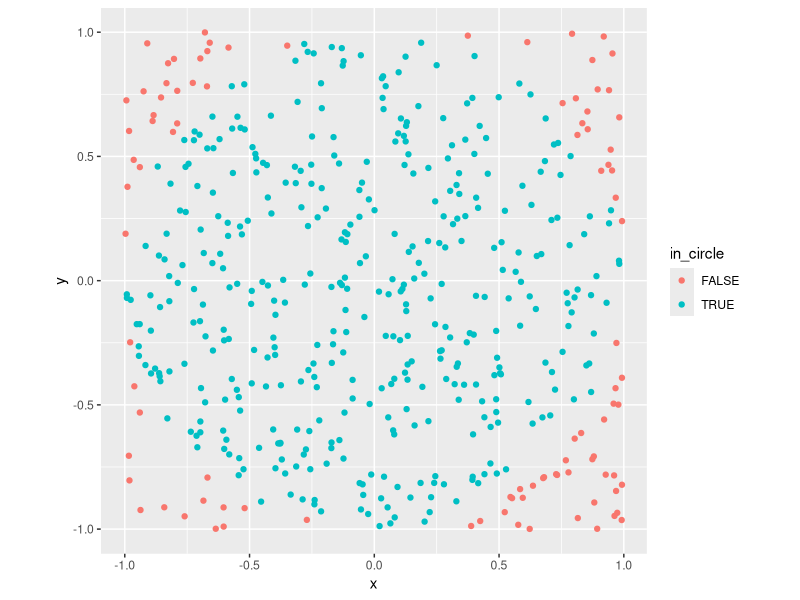
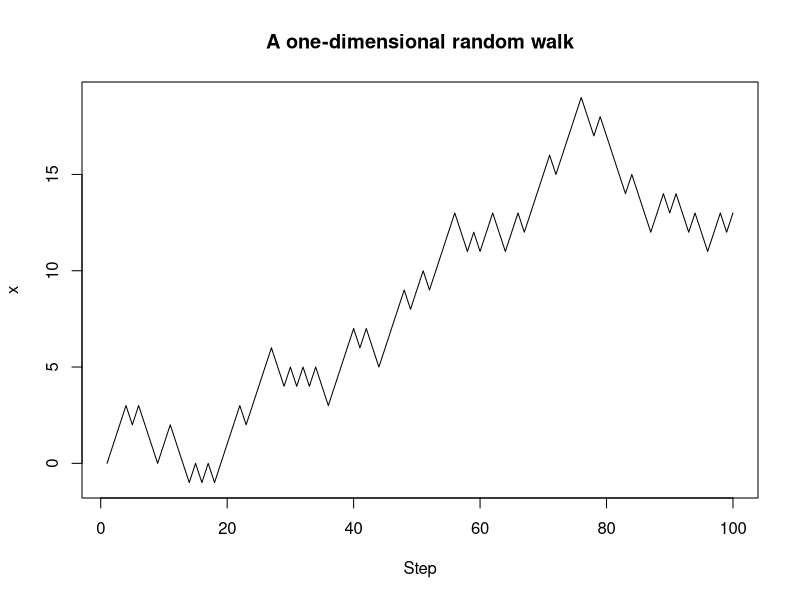
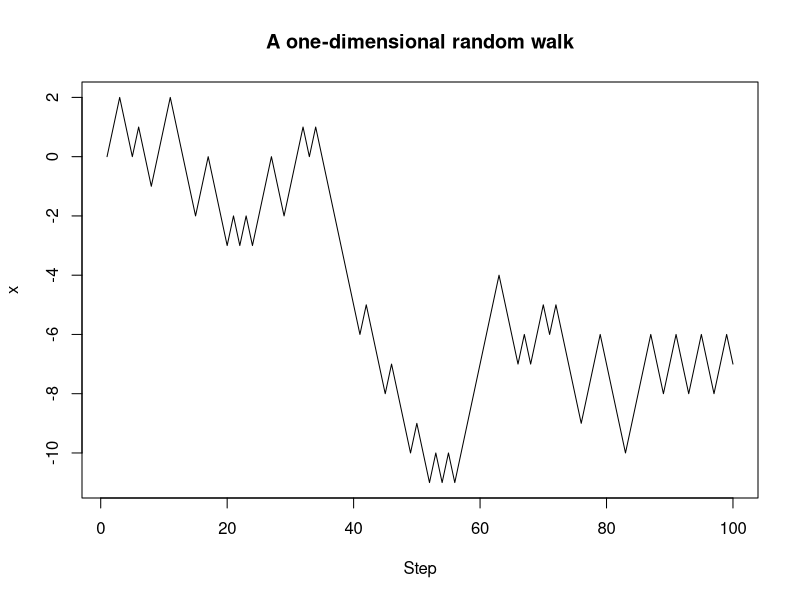
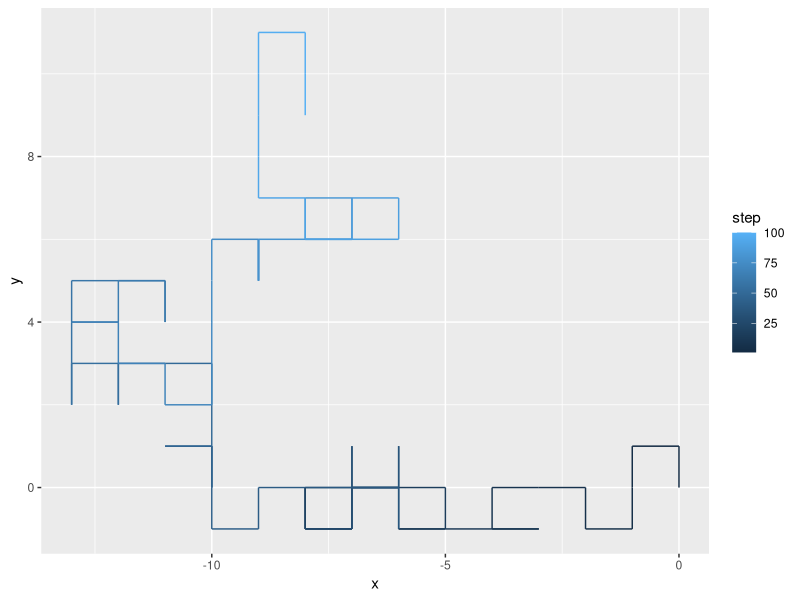
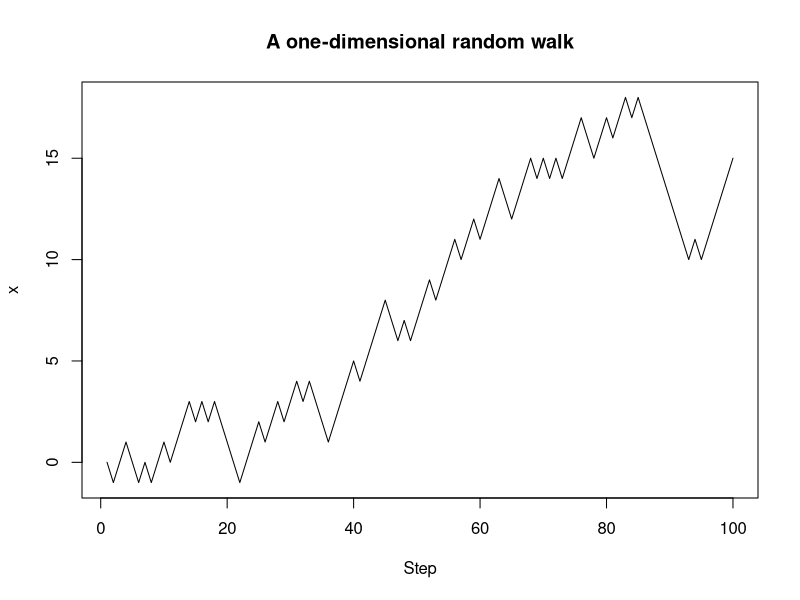
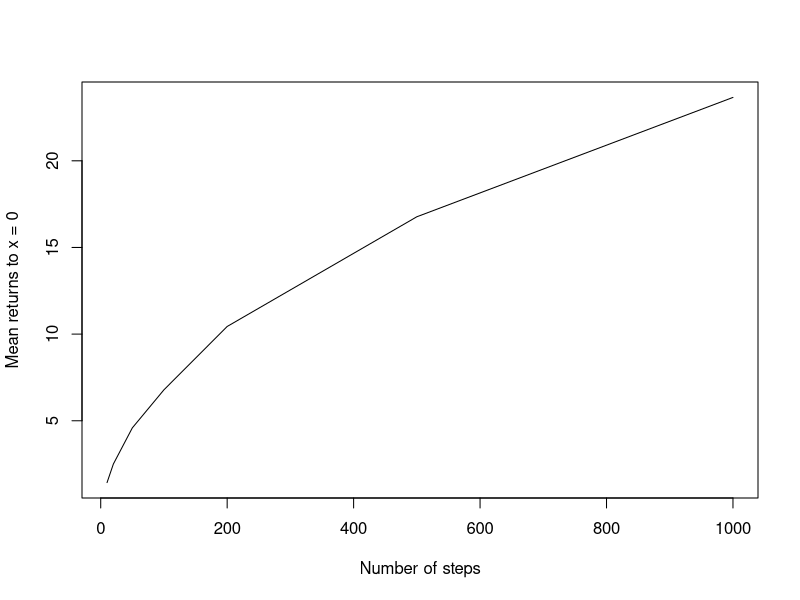
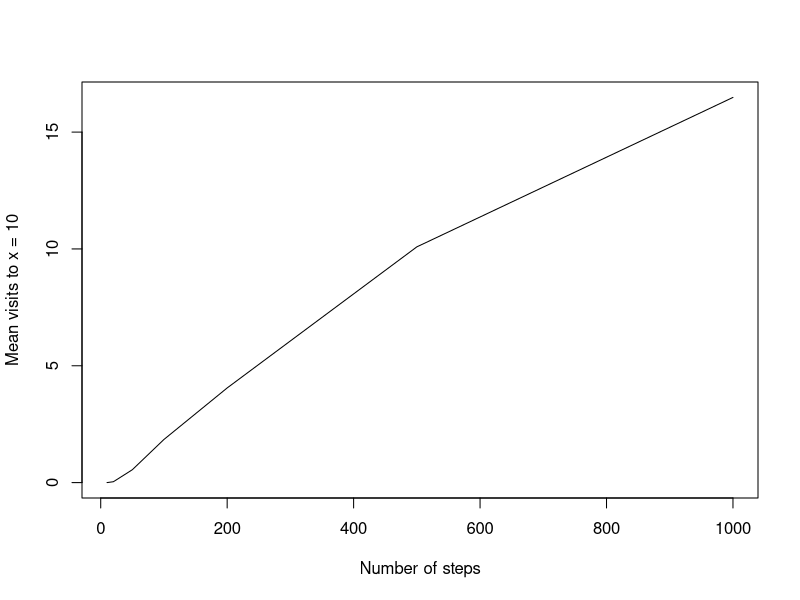
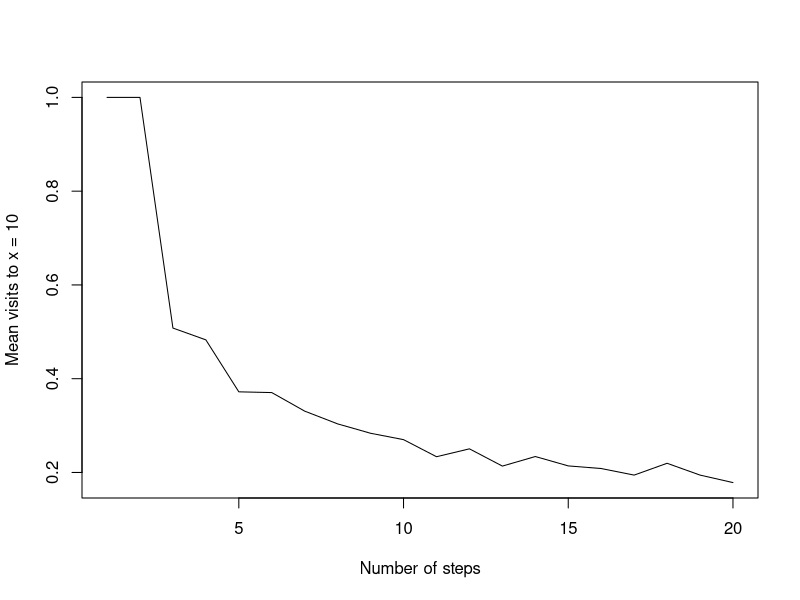

R code for these plots, in order:
## ---- chunk 1
#| echo: FALSE
#| eval: TRUE
#| cache: TRUE
#| message: FALSE
#| warning: FALSE
library(tidyverse)
library(ggplot2)
random_points <- data.frame(x = runif(500, -1, 1),
                            y = runif(500, -1, 1))
random_points <- random_points |>
  mutate(in_circle = x^2 + y^2 < 1)
ggplot(random_points, aes(x = x, y = y, color = in_circle)) + 
  geom_point() +
  theme(aspect.ratio=1)
## ---- chunk 2
#| echo: TRUE
#| eval: TRUE
#| cache: TRUE
#| message: FALSE
#| warning: FALSE
random_points <- data.frame(x = runif(500, -1, 1),
                            y = runif(500, -1, 1))
random_points <- random_points |>
  mutate(in_circle = x^2 + y^2 < 1)
random_points |> summarize(pi_est = 4 * mean(in_circle))
## ---- chunk 3
#| echo: TRUE
#| eval: TRUE
#| cache: TRUE
set.seed(123)
n_steps <- 100
x <- numeric(n_steps)
x[1] <- 0
for (i in 2:n_steps) {
  x[i] <- x[i - 1] + sample(c(1, -1), 1)
}
## ---- chunk 4
#| echo: TRUE
#| eval: TRUE
#| cache: TRUE
plot(1:n_steps, x, type = "l",
     xlab = "Step", ylab = "x",
     main = "A one-dimensional random walk")
## ---- chunk 5
#| echo: TRUE
#| eval: TRUE
#| cache: TRUE
take_step <- function() {
  return(sample(c(1, -1), 1))
}
walk_randomly <- function(n_steps, start = 0) {
  if (n_steps <= 1) {
    return(start)
  }
  x <- c(start, 
         walk_randomly(n_steps - 1, start + take_step()))
  return(x)
}
## ---- chunk 6
#| echo: TRUE
#| eval: TRUE
#| cache: TRUE
plot(1:100, walk_randomly(100), type = "l",
     xlab = "Step", ylab = "x",
     main = "A one-dimensional random walk")
## ---- chunk 7
#| echo: TRUE
#| eval: TRUE
#| cache: TRUE
take_step_2d <- function() {
  steps <- rbind(c(0, 1),
                 c(0, -1), 
                 c(1, 0),
                 c(-1, 0))
  return(steps[sample(1:4, 1), ])
}
walk_randomly_2d <- function(n_steps, start = c(0, 0)) {
  if (n_steps <= 1) {
    return(start)
  }
  x <- rbind(start, 
             walk_randomly_2d(n_steps - 1, start + take_step_2d()))
  rownames(x) <- NULL
  return(x)
}
## ---- chunk 8
n_steps <- 100
coords <- walk_randomly_2d(n_steps)
coords
## ---- chunk 9
#| echo: TRUE
#| eval: TRUE
#| cache: TRUE
library(ggplot2)
coords_dat <- data.frame(x = coords[, 1],
                         y = coords[, 2],
                         step = 1:n_steps)
ggplot(coords_dat, aes(x = x, y = y, color = step)) +
  geom_path()
## ---- chunk 10
#| echo: TRUE
#| eval: TRUE
#| cache: TRUE
library(gganimate)
anim_walk <- ggplot(coords_dat, aes(x = x, y = y, color = step)) +
  geom_path() +
  transition_reveal(along = step)
anim_walk
## ---- chunk 11
#| echo: FALSE
#| eval: TRUE
#| cache: TRUE
take_step <- function() {
  # move forwards or backwards with equal probability
  return(sample(c(1, -1), 1))
}
walk_randomly <- function(n_steps, start = 0) {
  if (n_steps <= 1) {
    return(start)
  }
  x <- c(start, walk_randomly(n_steps - 1, start + take_step()))
  return(x)
}
plot(1:100, walk_randomly(100), type = "l",
     xlab = "Step", ylab = "x",
     main = "A one-dimensional random walk")
## ---- chunk 12
#| echo: TRUE
#| eval: TRUE
set.seed(123)
walk_randomly(20)
## ---- chunk 13
#| echo: TRUE
#| eval: TRUE
set.seed(123)
sum(walk_randomly(20) == 0) - 1
## ---- chunk 14
#| echo: TRUE
#| eval: TRUE
set.seed(123)
mean(replicate(10000, sum(walk_randomly(20) == 0) - 1))
## ---- chunk 15
#| echo: false
#| eval: TRUE
#| cache: TRUE
set.seed(123)
ns <- c(10, 20, 50, 100, 200, 500, 1000) 
expected_returns <- 
  vapply(ns, 
         function(n_steps) 
           mean(replicate(1000, sum(walk_randomly(n_steps) == 0) - 1)),
         numeric(1))
plot(ns, expected_returns, type = "l", 
     xlab = "Number of steps", 
     ylab = "Mean returns to x = 0")
## ---- chunk 16
#| echo: false
#| eval: TRUE
#| cache: TRUE
set.seed(123)
ns <- c(10, 20, 50, 100, 200, 500, 1000) 
expected_returns <- 
  vapply(ns, 
         function(n_steps) 
           mean(replicate(1000, sum(walk_randomly(n_steps) == 10))),
         numeric(1))
plot(ns, expected_returns, type = "l", 
     xlab = "Number of steps", 
     ylab = "Mean visits to x = 10")
## ---- chunk 17
#| echo: false
#| eval: TRUE
#| cache: TRUE
set.seed(123)
ns <- 1:20
# for each n, estimate the proportion of random walks that do NOT return
# to zero, using simulations
proportion_no_returns <- 
  vapply(ns, 
         function(n_steps) 
           mean(replicate(2500, sum(walk_randomly(n_steps) == 0) < 2)),
         numeric(1))
plot(ns, proportion_no_returns, type = "l", 
     xlab = "Number of steps", 
     ylab = "Mean visits to x = 10")
proportion_no_returns
## ---- chunk 18
#| echo: TRUE
#| eval: TRUE
#| cache: TRUE
# calculate partial sums of the infinite series
cumsum(proportion_no_returns)
## ---- chunk 19
#| echo: TRUE
#| eval: TRUE
#| cache: TRUE
start_time <- Sys.time()
x_vec <- rnorm(100000) + 1
print(Sys.time() - start_time)
start_time <- Sys.time()
x_for <- numeric()
for (i in 1:100000){
  x_for[i] <- rnorm(1) + 1
}
print(Sys.time() - start_time)
## ---- chunk 20
#| echo: TRUE
#| eval: TRUE
#| cache: TRUE
system.time(x_vec <- rnorm(100000) + 1)

x_for <- numeric()
system.time(

  for (i in 1:100000){
    x_for[i] <- rnorm(1) + 1
  }
)
## ---- chunk 21
#| echo: TRUE
#| eval: TRUE
#| cache: TRUE
# vectorized
sq_vectorized <- function(x) {
    return(x ^ 2)
}
# for loop
sq_for_loop <- function(x) {
    for (i in 1:length(x)) {
        x[i] <- x[i] ^ 2
    }
    return(x)
}

library(microbenchmark)
# microbenchmark to compare the two functions
x <- rnorm(1000)
compare_sq <- microbenchmark(sq_vectorized(x),
                             sq_for_loop(x),
                             times = 100)
compare_sq
## ---- chunk 22
#| echo: TRUE
#| eval: TRUE
#| cache: TRUE
compare_mat <- 
  microbenchmark(
    mat_3_x_3 = solve(matrix(rnorm(9), nrow = 3)),
    mat_5_x_5 = solve(matrix(rnorm(25), nrow = 5)),
    mat_7_x_7 = solve(matrix(rnorm(49), nrow = 7)),
    mat_9_x_9 = solve(matrix(rnorm(81), nrow = 9)),
    times = 100
  )
compare_mat
